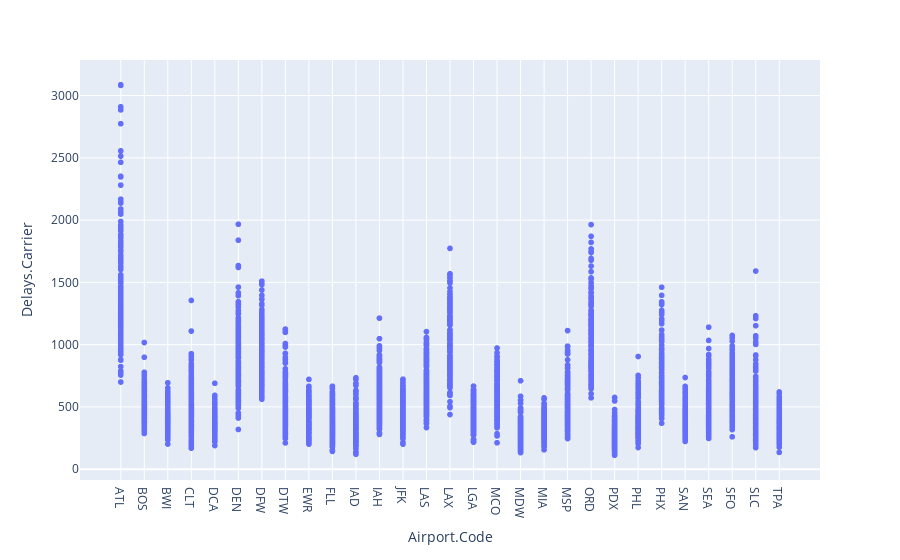

The code cell stored with this chart in its notebook:
### Code cell
import pandas as pd
pd.options.plotting.backend="plotly"
air_df = pd.read_csv("airlines.csv")
gph=air_df.plot.scatter(x="Airport.Code", y="Delays.Carrier")
gph.show()

### Figure 1 — Plotly figure (JSON) as saved in the notebook; plotly's stock layout.template omitted (floating-point values rounded to 4 significant figures; data arrays with more than 128 entries replaced by an {"elided": "..."} marker saying what was removed)
{"data": [{"hovertemplate": "Airport.Code=%{x}<br>Delays.Carrier=%{y}<extra></extra>", "legendgroup": "", "marker": {"color": "#636efa", "symbol": "circle"}, "mode": "markers", "name": "", "showlegend": false, "type": "scattergl", "x": {"elided": "4408 str values"}, "xaxis": "x", "y": {"elided": "4408 int values"}, "yaxis": "y"}], "layout": {"legend": {"tracegroupgap": 0}, "margin": {"t": 60}, "xaxis": {"anchor": "y", "domain": [0, 1], "title": {"text": "Airport.Code"}}, "yaxis": {"anchor": "x", "domain": [0, 1], "title": {"text": "Delays.Carrier"}}}}
